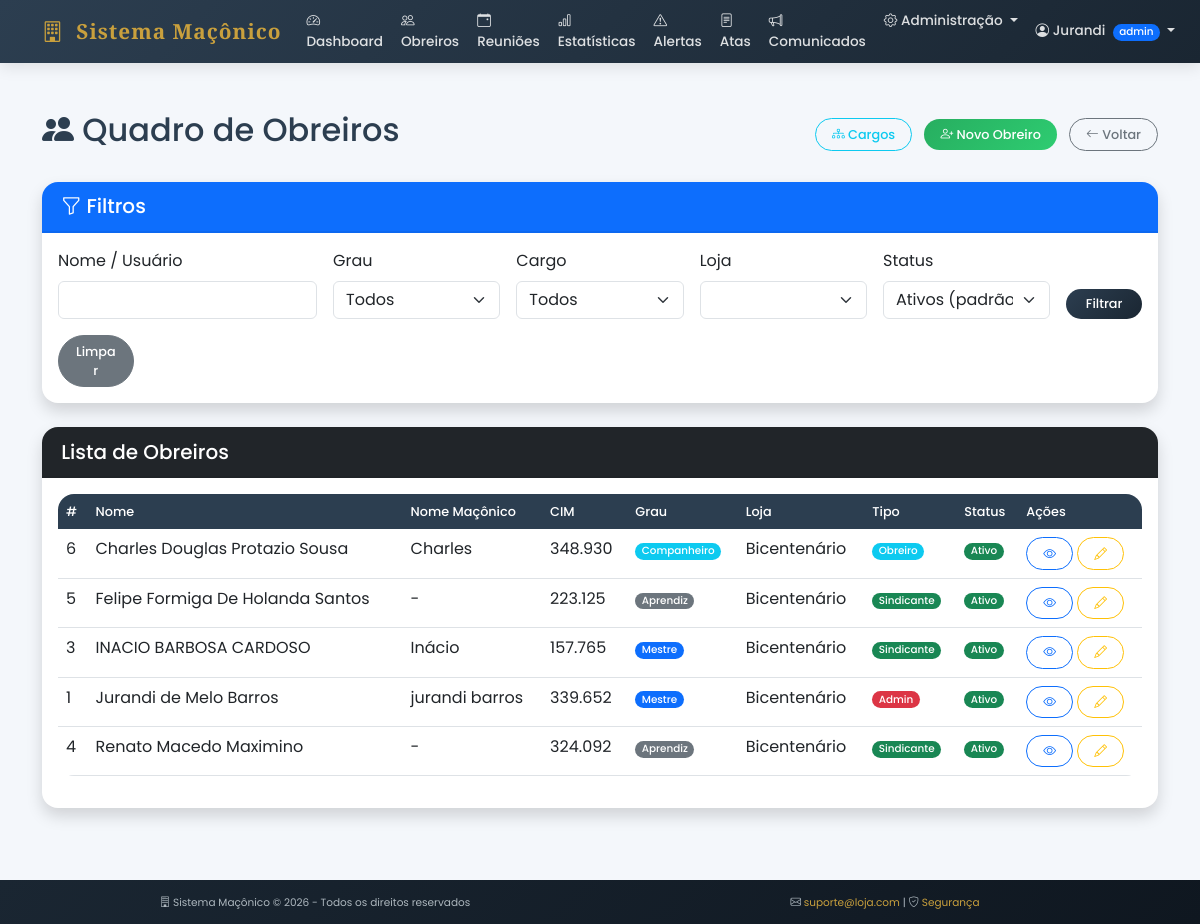
/obreiros (signed in), run on the app's committed database.
### tables this page shows
CREATE TABLE usuarios (
        id INTEGER PRIMARY KEY AUTOINCREMENT,
        usuario TEXT UNIQUE NOT NULL,
        senha_hash TEXT NOT NULL,
        tipo TEXT NOT NULL,
        data_cadastro TEXT NOT NULL,
        nome_completo TEXT,
        cim_numero TEXT,
        loja_nome TEXT,
        loja_numero TEXT,
        loja_orient TEXT,
        ativo INTEGER DEFAULT 1
    , nome_maconico TEXT, grau_atual INTEGER DEFAULT 1, data_iniciacao DATE, data_elevacao DATE, data_exaltacao DATE, telefone TEXT, email TEXT, endereco TEXT, foto TEXT);

### app.py (the view)
@app.route("/obreiros")
@login_required
def listar_obreiros():
    conn = get_db()
    cursor = conn.cursor()
    nome = request.args.get('nome', '').strip()
    grau = request.args.get('grau', '')
    cargo = request.args.get('cargo', '')
    loja = request.args.get('loja', '')
    status = request.args.get('status', '')
    query = """
        SELECT u.*, l.nome as loja_nome,
               CASE
                   WHEN u.grau_atual = 1 THEN 'Aprendiz'
                   WHEN u.grau_atual = 2 THEN 'Companheiro'
                   WHEN u.grau_atual = 3 THEN 'Mestre'
                   ELSE 'Não informado'
               END as grau_descricao,
               (SELECT COUNT(*) FROM ocupacao_cargos oc WHERE oc.obreiro_id = u.id AND oc.ativo = 1) as total_cargos
        FROM usuarios u
        LEFT JOIN lojas l ON u.loja_nome = l.nome
        WHERE 1=1
    """
    params = []
    if nome:
        query += " AND (u.nome_completo LIKE ? OR u.usuario LIKE ?)"
        params.extend([f"%{nome}%", f"%{nome}%"])
    if grau:
        query += " AND u.grau_atual = ?"
        params.append(grau)
    if cargo:
        query += " AND EXISTS (SELECT 1 FROM ocupacao_cargos oc WHERE oc.obreiro_id = u.id AND oc.cargo_id = ? AND oc.ativo = 1)"
        params.append(cargo)
    if loja:
        query += " AND u.loja_nome = ?"
        params.append(loja)
    if status:
        query += " AND u.ativo = ?"
        params.append(status)
    else:
        query += " AND u.ativo = 1"
    query += " ORDER BY u.nome_completo"
    cursor.execute(query, params)
    obreiros = cursor.fetchall()
    cursor.execute("SELECT DISTINCT grau_atual FROM usuarios WHERE grau_atual IS NOT NULL ORDER BY grau_atual")
    graus = cursor.fetchall()
    cursor.execute("SELECT id, nome FROM cargos WHERE ativo = 1 ORDER BY ordem")
    cargos_list = cursor.fetchall()
    cursor.execute("SELECT DISTINCT loja_nome FROM usuarios WHERE loja_nome IS NOT NULL ORDER BY loja_nome")
    lojas = cursor.fetchall()
    conn.close()
    return render_template("obreiros/lista.html",
                          obreiros=obreiros,
                          graus=graus,
                          cargos=cargos_list,
                          lojas=lojas,
                          filtros={'nome': nome, 'grau': grau, 'cargo': cargo, 'loja': loja, 'status': status})

### app.py (called while the page is built)
@app.context_processor
def inject_global():
    return {'datetime': datetime, 'now': datetime.now()}

def login_required(f):
    @wraps(f)
    def decorated_function(*args, **kwargs):
        if "usuario" not in session:
            flash("Faça login para acessar esta página", "warning")
            return redirect("/")
        return f(*args, **kwargs)
    return decorated_function

def get_db():
    conn = sqlite3.connect("banco.db")
    conn.row_factory = sqlite3.Row
    return conn

### templates/obreiros/lista.html (shortened to what this page needs)
{% extends "base.html" %}
{% block extra_css %}
<link rel="stylesheet" href="https://cdn.datatables.net/1.13.7/css/dataTables.bootstrap5.min.css">
{% endblock %}
{% block content %}
<div class="container-fluid py-4">
    <div class="container">
        <div class="d-flex justify-content-between align-items-center mb-4">
            <h2><i class="bi bi-people-fill"></i> Quadro de Obreiros</h2>
            <div>
                {% if session.tipo == 'admin' %}
                <a href="/cargos" class="btn btn-outline-info me-2">
                    <i class="bi bi-diagram-3"></i> Cargos
                </a>
                <a href="/obreiros/novo" class="btn btn-success">
                    <i class="bi bi-person-plus"></i> Novo Obreiro
                </a>
                {% endif %}
                <a href="/dashboard" class="btn btn-outline-secondary ms-2">
                    <i class="bi bi-arrow-left"></i> Voltar
                </a>
            </div>
        </div>
        <div class="card shadow mb-4">
            <div class="card-header bg-primary text-white">
                <h5 class="mb-0"><i class="bi bi-funnel"></i> Filtros</h5>
            </div>
            <div class="card-body">
                <form method="GET" class="row g-3">
                    <div class="col-md-3">
                        <label class="form-label">Nome / Usuário</label>
                        <input type="text" class="form-control" name="nome" value="{{ filtros.nome }}">
                    </div>
                    <div class="col-md-2">
                        <label class="form-label">Grau</label>
                        <select class="form-select" name="grau">
                            <option value="">Todos</option>
                        </select>
                    </div>
                    <div class="col-md-2">
                        <label class="form-label">Cargo</label>
                        <select class="form-select" name="cargo">
                            <option value="">Todos</option>
                        </select>
                    </div>
                    <div class="col-md-2">
                        <label class="form-label">Loja</label>
                        <select class="form-select" name="loja">
                            {% for l in lojas %}
                            <option value="{{ l.loja_nome }}" {% if filtros.loja == l.loja_nome %}selected{% endif %}>{{ l.loja_nome }}</option>
                            {% endfor %}
                        </select>
                    </div>
                    <div class="col-md-2">
                        <label class="form-label">Status</label>
                        <select class="form-select" name="status">
                            <option value="">Ativos (padrão)</option>
                        </select>
                    </div>
                    <div class="col-md-1 d-flex align-items-end">
                        <button type="submit" class="btn btn-primary w-100">Filtrar</button>
                    </div>
                    <div class="col-md-1 d-flex align-items-end">
                        <a href="/obreiros" class="btn btn-secondary w-100">Limpar</a>
                    </div>
                </form>
            </div>
        </div>
        <div class="card shadow">
            <div class="card-header bg-dark text-white">
                <h5 class="mb-0">Lista de Obreiros</h5>
            </div>
            <div class="card-body">
                <div class="table-responsive">
                    <table class="table table-hover" id="tabelaObreiros">
                        <thead>
                            <tr>
                                <th>#</th>
                                <th>Nome</th>
                                <th>Nome Maçônico</th>
                                <th>CIM</th>
                                <th>Grau</th>
                                <th>Loja</th>
                                {% if session.tipo == 'admin' %}
                                <th>Tipo</th>
                                <th>Status</th>
                                {% endif %}
                                <th>Ações</th>
                            </thead>
                        <tbody>
                            {% for o in obreiros %}
                            <tr>
                                <td>{{ o.id }}</td>
                                <td>{{ o.nome_completo or o.usuario }}</td>
                                <td>{{ o.nome_maconico or '-' }}</td>
                                <td>{{ o.cim_numero or '-' }}</td>
                                <td>
                                    {% if o.grau_atual == 3 %}
                                        <span class="badge bg-primary">Mestre</span>
                                    {% elif o.grau_atual == 2 %}
                                        <span class="badge bg-info">Companheiro</span>
                                    {% elif o.grau_atual == 1 %}
                                        <span class="badge bg-secondary">Aprendiz</span>
                                    {% else %}
                                        <span class="badge bg-light text-dark">-</span>
                                    {% endif %}
                                </td>
                                <td>{{ o.loja_nome or '-' }}</td>
                                {% if session.tipo == 'admin' %}
                                <td>
                                    {% if o.tipo == 'admin' %}
                                        <span class="badge bg-danger">Admin</span>
                                    {% elif o.tipo == 'sindicante' %}
                                        <span class="badge bg-success">Sindicante</span>
                                    {% else %}
                                        <span class="badge bg-info">Obreiro</span>
                                    {% endif %}
                                </td>
                                <td>
                                    {% if o.ativo == 1 %}
                                        <span class="badge bg-success">Ativo</span>
                                    {% else %}
                                        <span class="badge bg-secondary">Inativo</span>
                                    {% endif %}
                                </td>
                                {% endif %}
                                <td>
                                    <a href="/obreiros/{{ o.id }}" class="btn btn-sm btn-outline-primary">
                                        <i class="bi bi-eye"></i>
                                    </a>
                                    {% if session.tipo == 'admin' or session.user_id == o.id %}
                                    <a href="/obreiros/{{ o.id }}/editar" class="btn btn-sm btn-outline-warning">
                                        <i class="bi bi-pencil"></i>
                                    </a>
                                    {% endif %}
                                </td>
                            </tr>
                            {% endfor %}
                        </tbody>
                    </table>
                </div>
            </div>
        </div>
    </div>
</div>
{% endblock %}

### templates/base.html (style rules this page uses)
:root { --primary: #2c3e50; --secondary: #c9a03d; --dark: #1a2632; --light: #f8f9fa; --accent: #e67e22; }
body { font-family: 'Poppins', sans-serif; background-color: #f4f7fb; color: #2c3e50; }
.badge { padding: 0.2rem 0.4rem; font-size: 0.65rem; font-weight: 500; border-radius: 20px; }
.card { border: none; border-radius: 16px; box-shadow: 0 4px 15px rgba(0,0,0,0.05); transition: all 0.3s ease; overflow: hidden; }
.card-header { background-color: white; border-bottom: 2px solid rgba(0,0,0,0.05); padding: 0.8rem 1.2rem; font-weight: 600; }
.btn { border-radius: 50px; padding: 0.35rem 1rem; font-weight: 500; font-size: 0.8rem; transition: all 0.3s; }
.btn-primary { background: linear-gradient(135deg, var(--primary) 0%, #1a2632 100%); border: none; }
.btn-success { background: linear-gradient(135deg, #27ae60 0%, #2ecc71 100%); border: none; }
.table { border-radius: 16px; overflow: hidden; }
.table thead th { background-color: var(--primary); color: white; font-weight: 500; border: none; padding: 8px; font-size: 0.8rem; }

### data on the page
usuarios: id "6", nome_completo "Charles Douglas Protazio Sousa", nome_maconico "Charles", cim_numero "348.930", grau_atual "Companheiro", loja_nome "Bicentenário", tipo "Obreiro", ativo "Ativo"
usuarios: id "5", nome_completo "Felipe Formiga De Holanda Santos", nome_maconico "-", cim_numero "223.125", grau_atual "Aprendiz", loja_nome "Bicentenário", tipo "Sindicante", ativo "Ativo"
usuarios: id "3", nome_completo "INACIO BARBOSA CARDOSO", nome_maconico "Inácio", cim_numero "157.765", grau_atual "Mestre", loja_nome "Bicentenário", tipo "Sindicante", ativo "Ativo"
usuarios: id "1", nome_completo "Jurandi de Melo Barros", nome_maconico "jurandi barros", cim_numero "339.652", grau_atual "Mestre", loja_nome "Bicentenário", tipo "Admin", ativo "Ativo"
usuarios: id "4", nome_completo "Renato Macedo Maximino", nome_maconico "-", cim_numero "324.092", grau_atual "Aprendiz", loja_nome "Bicentenário", tipo "Sindicante", ativo "Ativo"

### other printed values
{{ session.tipo }} "admin"
